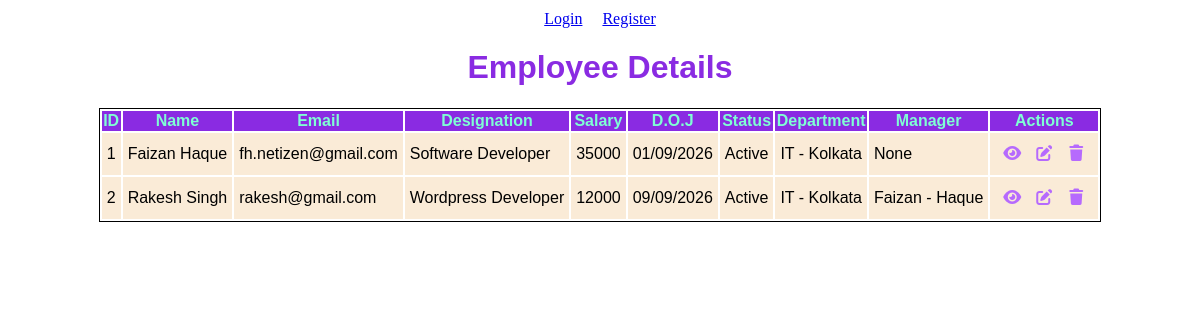
The app's page /, older data.
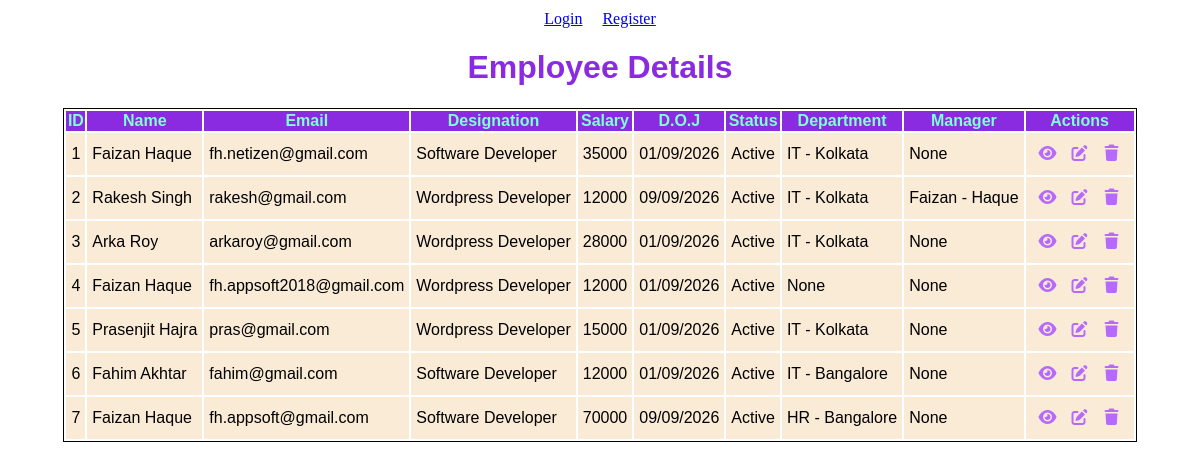
The same page, newer data.
### employees/models.py (models this page shows)
class Employee(models.Model):
    first_name = models.CharField(max_length=50)
    last_name = models.CharField(max_length=50)
    images = models.ImageField(upload_to='employee_images/', default='media/default.png')
    email = models.EmailField(unique=True)
    designation = models.CharField(max_length=50)
    salary = models.IntegerField()
    joining_date = models.DateField()
    active = models.BooleanField(default=True)
    department = models.ForeignKey(Department, on_delete=models.SET_NULL, blank=True, null=True)
    manager = models.ForeignKey("self", on_delete=models.SET_NULL, blank=True, null=True)
    def __str__(self):
        return f"{self.first_name} - {self.last_name}"
    def full_name(self):
        return f"{self.first_name} {self.last_name}"

class Department(models.Model):
    name     = models.CharField(max_length=25)
    location = models.CharField(max_length=25)
    def __str__(self):
        return f"{self.name} - {self.location}"

### employees_main/views.py (the view)
# urls.py: 2. Add a URL to urlpatterns:  path('', views.home, name='home')
def home(request):
    employees = Employee.objects.all()
    context = {
        'employees' : employees
    }
    return render(request, 'home.html', context)

### templates/home.html (shortened to what this page needs)
{% load static %}
<!doctype html>
<html lang="en">
  <head>
    <link rel="stylesheet" href="{% static 'style.css' %}" />
    <link
      rel="stylesheet"
      href="https://cdnjs.cloudflare.com/ajax/libs/font-awesome/7.3.1/css/all.css"
    />
  </head>
  <body>
    <div style="display: flex; justify-content: center; margin-top: 10px">
      {% if not user.is_authenticated %}
       <a href="{% url 'login'%}">Login</a>&nbsp;&nbsp;&nbsp;&nbsp;&nbsp;
         <a href="{% url 'register'%}">Register</a>
      {% else %}
        You are logged in as {{user.username}} &nbsp;&nbsp;<a href="{% url 'logout' %}">Logout</a>
    {% endif %}
    </div>
    <h1>Employee Details</h1>
    <div class="container">
      <table>
        <thead>
          <th>ID</th>
          <th>Name</th>
          <th>Email</th>
          <th>Designation</th>
          <th>Salary</th>
          <th>D.O.J</th>
          <th>Status</th>
          <th>Department</th>
          <th>Manager</th>
          <th>Actions</th>
        </thead>
        <tbody>
          {% for e in employees %}
          <tr>
            <td>{{ e.id}}</td>
            <td>{{ e.full_name}}</td>
            <td>{{ e.email}}</td>
            <td>{{ e.designation}}</td>
            <td>{{ e.salary}}</td>
            <td>{{ e.joining_date | date:"d/m/Y"}}</td>
            <td>{{ e.active | yesno:"Active,Inactive"}}</td>
            <td>{{ e.department}}</td>
            <td>{{ e.manager}}</td>
            <td>
              <table class="inner-table">
                <tr>
                  <td>
                    <a href="{% url 'view_employee' id=e.id %}"
                      ><i class="fa fa-eye"></i
                    ></a>
                  </td>
                  <td> <a href="{% url 'edit_employee' id=e.id %}"
                      ><i class="fa fa-edit"></i
                    ></a></i></td>
                    <td> <a href="{% url 'delete_employee' id=e.id %}"
                      ><i class="fa fa-trash"></i
                    ></a></i></td>
                </tr>
              </table>
            </td>
          </tr>
          {% endfor %}
        </tbody>
      </table>
    </div>
  </body>
</html>

### static/style.css (style rules this page uses)
.container { display: flex; justify-content: center; align-items: center; font-family: sans-serif; }
h1 { text-align: center; font-family: Verdana, Geneva, Tahoma, sans-serif; color: blueviolet; }
table { border: 1px solid #000000; }
table thead { background-color: blueviolet; color: aquamarine; }
table tbody { background-color: antiquewhite; }
table tbody tr td { padding: 5px; }
.inner-table { border: none; }
td i { font-size: 16px; color: rgb(182, 106, 253); cursor: pointer; }

Row changes from the older to the newer data that the page shows:
added Employee: id "3", full_name "Arka Roy", email "arkaroy@gmail.com", designation "Wordpress Developer", salary "28000", joining_date "01/09/2026", active "Active", department "IT - Kolkata", manager "None"
added Employee: id "4", full_name "Faizan Haque", email "fh.appsoft2018@gmail.com", designation "Wordpress Developer", salary "12000", joining_date "01/09/2026", active "Active", department "None", manager "None"
added Employee: id "5", full_name "Prasenjit Hajra", email "pras@gmail.com", designation "Wordpress Developer", salary "15000", joining_date "01/09/2026", active "Active", department "IT - Kolkata", manager "None"
added Employee: id "6", full_name "Fahim Akhtar", email "fahim@gmail.com", designation "Software Developer", salary "12000", joining_date "01/09/2026", active "Active", department "IT - Bangalore", manager "None"
added Employee: id "7", full_name "Faizan Haque", email "fh.appsoft@gmail.com", designation "Software Developer", salary "70000", joining_date "09/09/2026", active "Active", department "HR - Bangalore", manager "None"
